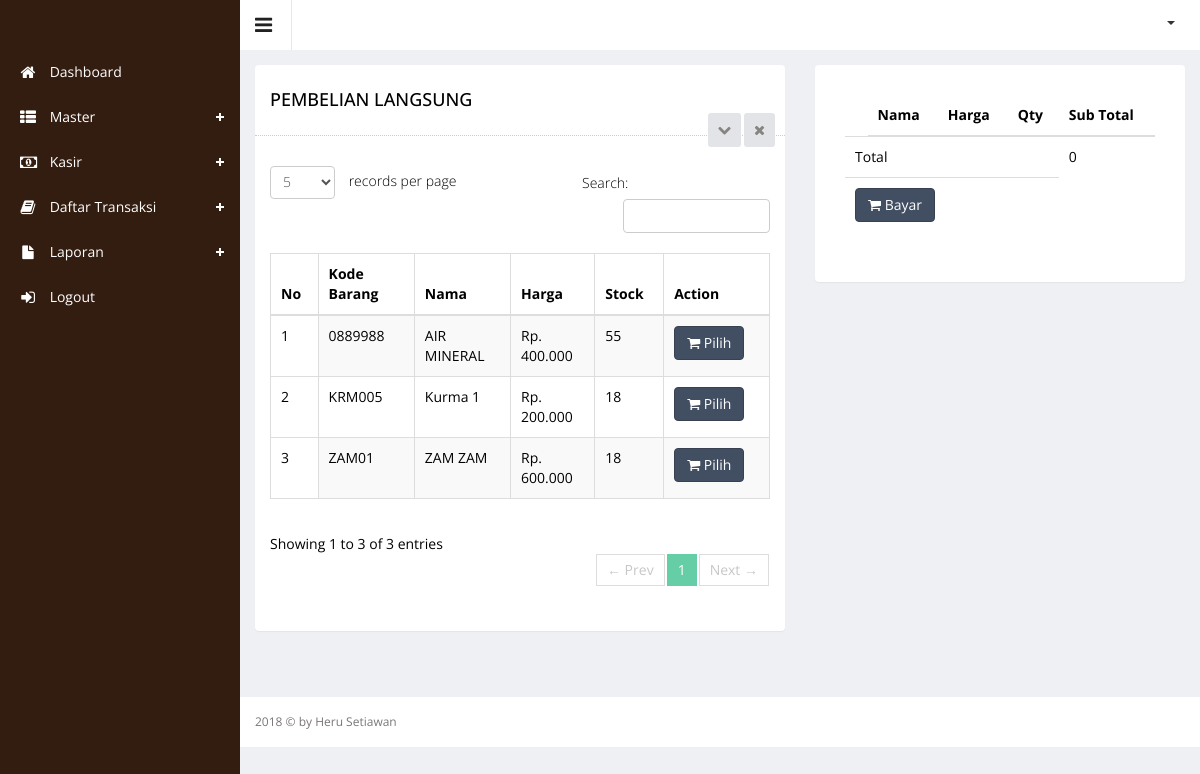
Page /index.php?hal=beli_langsung (signed in) on the committed database.
### tables this page shows
CREATE TABLE `barang` (
  `id` int(11) NOT NULL,
  `kdbrg` varchar(50) NOT NULL,
  `nmbrg` varchar(100) NOT NULL,
  `harga` int(11) NOT NULL,
  `stock` int(11) NOT NULL,
  `tanggal` datetime NOT NULL,
  `category_id` int(11) NOT NULL,
  `id_satuan` int(11) NOT NULL
);

### beli_langsung.php (the view, shortened to what this page needs)
<?php
include "config.php";
$id_session=$_SESSION['id_session'];
 ?>
       <div class="wrapper">
    <div class="row">
        <div class="col-sm-7">
            <section class="panel">
                <header class="panel-heading">
                    <h4>Pembelian Langsung</h4>
                    <span class="tools pull-right">
                        <a href="javascript:;" class="fa fa-chevron-down"></a>
                        <a href="javascript:;" class="fa fa-times"></a>
                     </span>
                </header>
                <div class="panel-body">
                    <div class="adv-table editable-table ">
                        <div class="clearfix">
                            <div class="btn-group pull-right">
                            </div>
                        </div>
                        <table class="table table-striped table-hover table-bordered" id="editable-sample">
                            <thead>
                            <tr>
                                <th width="5%">No</th>
                                <th width="20%">Kode Barang</th>
                                <th width="20%">Nama</th>
                                <th width="15%">Harga</th>
                                <th width="15%">Stock</th>
                                <th width="10%">Action</th>
                            </tr>
                            </thead>
                            <tbody>
                            <?php
                            $no = 1;
                            $queryProduct = $connect->query("SELECT barang.id, barang.kdbrg, barang.nmbrg, barang.harga, barang.stock, category.category_id, category.category_name, satuan.id_satuan, satuan.nmsatuan
                             FROM barang
                             JOIN category ON barang.category_id = category.category_id
                             JOIN satuan ON barang.id_satuan = satuan.id_satuan
                             ORDER BY id DESC");
                            while ($rowProduct = mysqli_fetch_array($queryProduct)) {
                                ?>
                                 <tr class="">
                                    <td><?php echo $no++ ?></td>
                                    <td><?php echo $rowProduct['kdbrg'] ?></td>
                                    <td><?php echo $rowProduct['nmbrg'] ?></td>
                                    <td>Rp. <?php echo number_format($rowProduct['harga'], 0, ',', '.'); ?></td>
                                    <td><?php echo $rowProduct['stock'] ?></td>
                                    <td>
                                        <a href="cart.php?&input=add&id_barang=<?=$rowProduct['id']?>&id_session=<?=$id_session?>">
                                            <button class="btn btn-primary" type="submit"><i class="fa fa-shopping-cart" aria-hidden="true"></i>
                                                Pilih
                                            </button>
                                        </a>
                                    </td>
                                </tr>
                            <?php } ?>
                            </tbody>
                        </table>
                    </div>
                </div>
            </section>
        </div>
           <div class="col-md-5">
            <div class="panel">
                <div class="panel-body">
                    <div class="blog-post">
                        <div class="media">
                            <div class="panel-body">
                                <table class="table">
                                    <thead>
                                    <tr>
                                        <td></td>
                                        <th>Nama</th>
                                        <th>Harga</th>
                                        <th>Qty</th>
                                        <th>Sub Total</th>
                                    </tr>
                                    </thead>
                                    <tbody>
                                    <?php
                                    $total = 0;
                                        ?>
                                    <tr>
                                        <td colspan="4">
                                            Total
                                        </td>
                                        <td>
                                            <?php echo number_format($total, 0, ',', '.'); ?>
                                        </td>
                                    </tr>
                                    <tr>
                                        <td colspan="4" align="reight">
                                            <button class="btn btn-primary" type="submit" data-toggle="modal"
                                                    data-target="#myModal"><i class="fa fa-shopping-cart"></i> Bayar
                                            </button>
                                        </td>
                                    </tr>
                                    </tbody>
                                </table>
                            </div>
                        </div>
                    </div>
                </div>
            </div>
        </div>
    </div>
</div>

### rows in the picture
barang: kdbrg "0889988", nmbrg "AIR MINERAL", harga "400.000", stock "55"
barang: kdbrg "KRM005", nmbrg "Kurma 1", harga "200.000", stock "18"
barang: kdbrg "ZAM01", nmbrg "ZAM ZAM", harga "600.000", stock "18"

### other values in the picture
$total "0"
